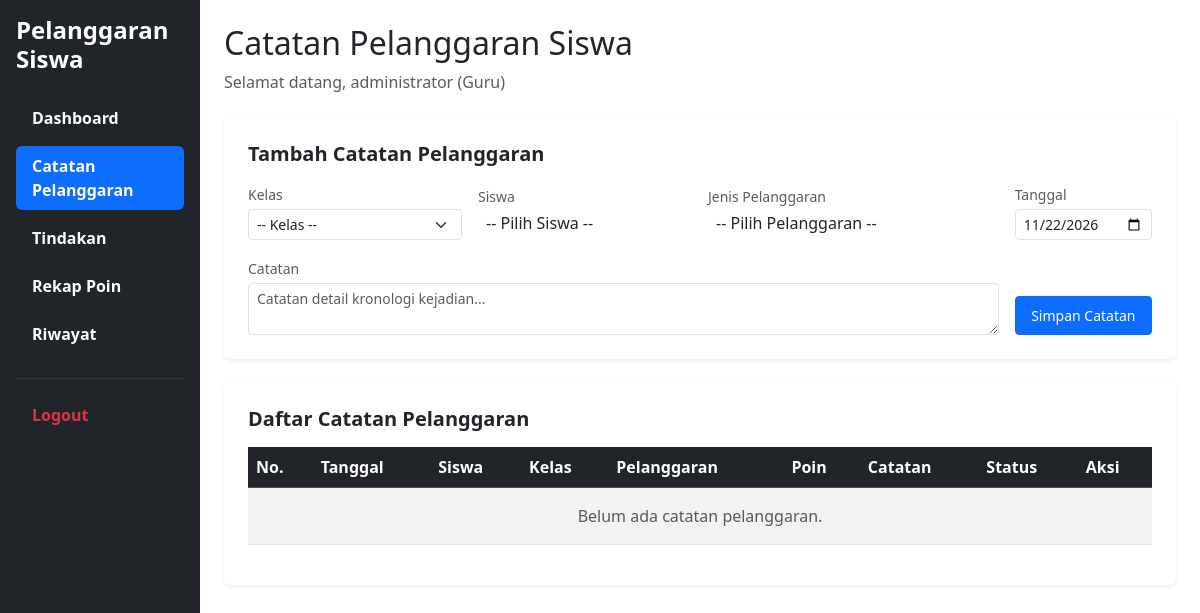
The page /catatan_pelanggaran.php (signed in) on the database as committed earlier.
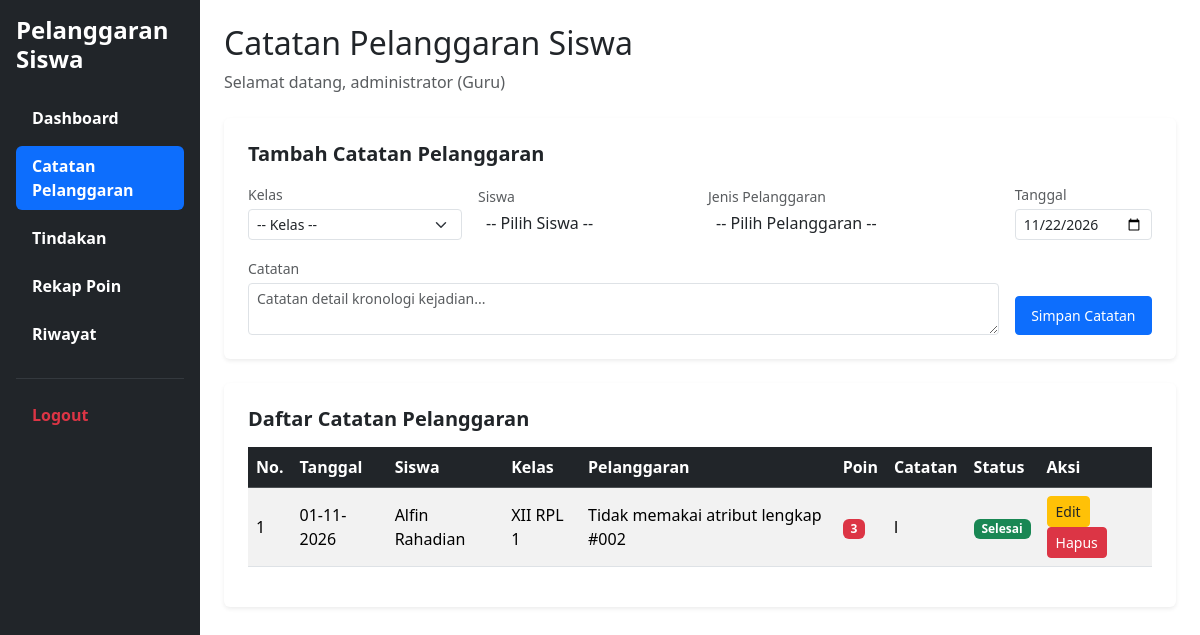
The same page on the database as committed later.
### tables this page shows
CREATE TABLE `t_pelanggaran_siswa` (
  `id` int(11) NOT NULL,
  `tahun_ajaran_id` int(11) DEFAULT NULL,
  `siswa_id` int(11) DEFAULT NULL,
  `nama_siswa` varchar(150) NOT NULL,
  `kelas_id` int(11) DEFAULT NULL,
  `nama_kelas` varchar(100) NOT NULL,
  `pelanggaran_id` int(11) DEFAULT NULL,
  `nama_pelanggaran` varchar(150) NOT NULL,
  `pelanggaran_kategori_id` int(11) DEFAULT NULL,
  `guru_id` int(11) DEFAULT NULL,
  `nama_guru` varchar(150) NOT NULL,
  `tanggal` date DEFAULT NULL,
  `keterangan` text NOT NULL,
  `poin` int(11) NOT NULL,
  `tindakan` text NOT NULL,
  `status` varchar(30) NOT NULL,
  `created_at` timestamp NOT NULL DEFAULT current_timestamp(),
  `updated_at` timestamp NOT NULL DEFAULT current_timestamp()
);

### catatan_pelanggaran.php (the view, shortened to what the changed rows need)
<?php
require_once 'config/koneksi.php';
if (!function_exists('e')) {
    function e($data) {
        return htmlspecialchars((string)($data ?? ''), ENT_QUOTES, 'UTF-8');
    }
}
$koneksi = $conn ?? $koneksi ?? null;
$tahunQuery = $koneksi->query("SELECT id FROM t_tahun_ajaran WHERE status_aktif = 1 LIMIT 1");
$tahunData = $tahunQuery ? $tahunQuery->fetch_assoc() : null;
$tahun_id = $tahunData ? (int)$tahunData['id'] : 1;
$riwayatList = $koneksi->query(
    "SELECT ps.*,
            COALESCE(k.nama, ps.nama_kelas, '-') AS nama_kelas_fix,
            COALESCE(p.nama, ps.nama_pelanggaran, '-') AS nama_pelanggaran_fix
     FROM t_pelanggaran_siswa ps
     LEFT JOIN t_kelas k ON k.id = ps.kelas_id
     LEFT JOIN t_pelanggaran p ON p.id = ps.pelanggaran_id
     WHERE ps.tahun_ajaran_id = $tahun_id
     ORDER BY ps.id DESC"
);
?>
<!DOCTYPE html>
<html lang="id">
<head>
    <link href="https://cdn.jsdelivr.net/npm/bootstrap@5.3.8/dist/css/bootstrap.min.css" rel="stylesheet">
    <link href="https://cdn.jsdelivr.net/npm/select2@4.1.0-rc.0/dist/css/select2.min.css" rel="stylesheet" />
    <link rel="stylesheet" href="https://cdn.jsdelivr.net/npm/select2-bootstrap-5-theme@1.3.0/dist/select2-bootstrap-5-theme.min.css" />
</head>
<body>
<div class="container-fluid">
    <div class="row">
        <main class="col-md-9 col-lg-10 p-4">
            <h2>Catatan Pelanggaran Siswa</h2>
            <div class="card shadow-sm border-0 p-4">
                <div class="table-responsive">
                    <table class="table table-striped table-hover align-middle">
                        <thead class="table-dark">
                            <tr>
                                <th>No.</th>
                                <th>Tanggal</th>
                                <th>Siswa</th>
                                <th>Kelas</th>
                                <th>Pelanggaran</th>
                                <th>Poin</th>
                                <th>Catatan</th>
                                <th>Status</th>
                                <th>Aksi</th>
                            </tr>
                        </thead>
                        <tbody>
                            <?php if ($riwayatList && $riwayatList->num_rows > 0): ?>
                                <?php $no = 1; while ($row = $riwayatList->fetch_assoc()): ?>
                                    <tr>
                                        <td><?= $no++ ?></td>
                                        <td><?= !empty($row['tanggal']) ? e(date('d-m-Y', strtotime($row['tanggal']))) : '-' ?></td>
                                        <td><?= e($row['nama_siswa']) ?></td>
                                        <td><?= e($row['nama_kelas_fix']) ?></td>
                                        <td><?= e($row['nama_pelanggaran_fix']) ?></td>
                                        <td><span class="badge bg-danger"><?= (int)$row['poin'] ?></span></td>
                                        <td><?= e($row['keterangan']) ?></td>
                                        <td>
                                            <?php
                                                $st = strtolower($row['status']);
                                                $badgeClass = 'bg-secondary';
                                                if ($st === 'selesai') $badgeClass = 'bg-success';
                                                elseif ($st === 'diproses') $badgeClass = 'bg-warning text-dark';
                                                elseif ($st === 'tercatat') $badgeClass = 'bg-info text-dark';
                                            ?>
                                            <span class="badge <?= $badgeClass ?>"><?= e(ucfirst($row['status'])) ?></span>
                                        </td>
                                        <td>
                                            <a href="edit_catatan_pelanggaran.php?id=<?= (int)$row['id'] ?>" class="btn btn-warning btn-sm text-dark">Edit</a>
                                            <a href="hapus_catatan_pelanggaran.php?id=<?= (int)$row['id'] ?>" class="btn btn-danger btn-sm" onclick="return confirm('Yakin ingin menghapus catatan ini?')">Hapus</a>
                                        </td>
                                    </tr>
                                <?php endwhile; ?>
                            <?php else: ?>
                                <tr>
                                    <td colspan="9" class="text-center text-muted py-3">Belum ada catatan pelanggaran.</td>
                                </tr>
                            <?php endif; ?>
                        </tbody>
                    </table>
                </div>
            </div>
        </main>
    </div>
</div>
</body>
</html>

Rows that differ between the two databases and show on the page:
added t_pelanggaran_siswa: tanggal "01-11-2026", nama_siswa "Alfin Rahadian", nama_kelas_fix "XII RPL 1", nama_pelanggaran_fix "Tidak memakai atribut lengkap #002", poin "3", keterangan "l", status "Selesai"
Other text that changed with them:
text no longer shown: "Belum ada catatan pelanggaran."
